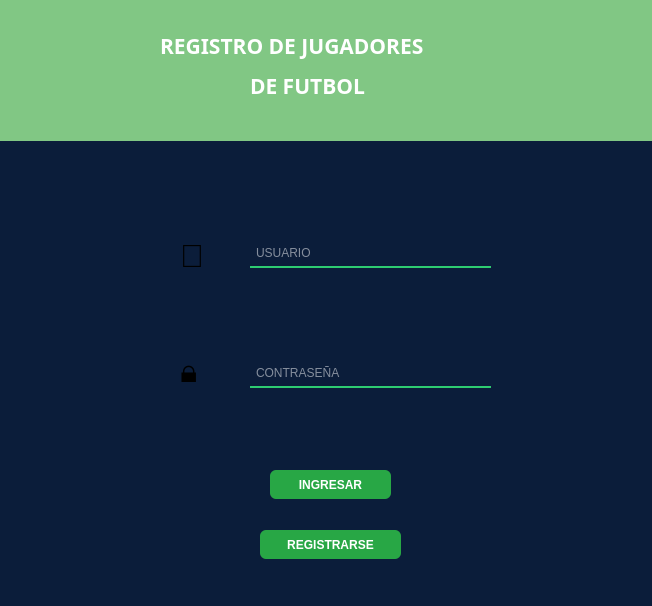
<?xml version="1.0" encoding="UTF-8"?>
<ui version="4.0">
 <class>login</class>
 <widget class="QDialog" name="login">
  <property name="geometry">
   <rect>
    <x>0</x>
    <y>0</y>
    <width>652</width>
    <height>606</height>
   </rect>
  </property>
  <property name="windowTitle">
   <string>Dialog</string>
  </property>
  <property name="styleSheet">
   <string notr="true">QWidget { background-color: #0b1d3a; /* fondo oscuro */ }</string>
  </property>
  <widget class="QPushButton" name="btnLogin">
   <property name="geometry">
    <rect>
     <x>270</x>
     <y>470</y>
     <width>121</width>
     <height>29</height>
    </rect>
   </property>
   <property name="styleSheet">
    <string notr="true">QPushButton { background-color: #28a745; /* verde brillante */ color: #ffffff; border-radius: 6px; padding: 6px 12px; font-weight: bold; } QPushButton:hover { background-color: #34d058; /* verde más claro */ } QPushButton:pressed { background-color: #1f3b60; /* azul intermedio */ }
     </string>
   </property>
   <property name="text">
    <string>INGRESAR</string>
   </property>
  </widget>
  <widget class="QPushButton" name="btnRegistrar">
   <property name="geometry">
    <rect>
     <x>260</x>
     <y>530</y>
     <width>141</width>
     <height>29</height>
    </rect>
   </property>
   <property name="styleSheet">
    <string notr="true">QPushButton { background-color: #28a745; /* verde brillante */ color: #ffffff; border-radius: 6px; padding: 6px 12px; font-weight: bold; } QPushButton:hover { background-color: #34d058; /* verde más claro */ } QPushButton:pressed { background-color: #1f3b60; /* azul intermedio */ }
     </string>
   </property>
   <property name="text">
    <string>REGISTRARSE</string>
   </property>
  </widget>
  <widget class="QLineEdit" name="txtUsuario">
   <property name="geometry">
    <rect>
     <x>250</x>
     <y>240</y>
     <width>241</width>
     <height>28</height>
    </rect>
   </property>
   <property name="styleSheet">
    <string notr="true">QLineEdit {
    background: transparent;
    border: none;
    border-bottom: 2px solid #2ecc71;
    color: black;
    padding: 4px;
}

QLineEdit:focus {
    border-bottom: 2px solid #27ae60;
}
QLineEdit {
    color: white;
    background: transparent;
    border: none;
    border-bottom: 2px solid #2ecc71;
    padding: 4px;
}

QLineEdit::placeholder {
    color: rgba(255, 255, 255, 120);
}
</string>
   </property>
   <property name="placeholderText">
    <string>USUARIO</string>
   </property>
  </widget>
  <widget class="QLineEdit" name="txtContrasenia">
   <property name="geometry">
    <rect>
     <x>250</x>
     <y>360</y>
     <width>241</width>
     <height>28</height>
    </rect>
   </property>
   <property name="styleSheet">
    <string notr="true">QLineEdit {
    background: transparent;
    border: none;
    border-bottom: 2px solid #2ecc71;
    color: black;
    padding: 4px;
}

QLineEdit:focus {
    border-bottom: 2px solid #27ae60;
}
QLineEdit {
    color: white;
    background: transparent;
    border: none;
    border-bottom: 2px solid #2ecc71;
    padding: 4px;
}

QLineEdit::placeholder {
    color: rgba(255, 255, 255, 120);
}

</string>
   </property>
   <property name="text">
    <string/>
   </property>
   <property name="echoMode">
    <enum>QLineEdit::EchoMode::Password</enum>
   </property>
   <property name="placeholderText">
    <string>CONTRASEÑA</string>
   </property>
  </widget>
  <widget class="QLabel" name="label">
   <property name="geometry">
    <rect>
     <x>180</x>
     <y>230</y>
     <width>41</width>
     <height>51</height>
    </rect>
   </property>
   <property name="font">
    <font>
     <pointsize>-1</pointsize>
    </font>
   </property>
   <property name="styleSheet">
    <string notr="true">QLabel {
    background: transparent;
    color: black;
    font-size: 32px;
}
</string>
   </property>
   <property name="text">
    <string>👤</string>
   </property>
  </widget>
  <widget class="QLabel" name="label_2">
   <property name="geometry">
    <rect>
     <x>180</x>
     <y>350</y>
     <width>41</width>
     <height>41</height>
    </rect>
   </property>
   <property name="styleSheet">
    <string notr="true">QLabel {
    background: transparent;
    color: black;
    font-size: 32px;
}
</string>
   </property>
   <property name="text">
    <string>🔒</string>
   </property>
   <property name="buddy">
    <cstring>txtContrasenia</cstring>
   </property>
  </widget>
  <widget class="QWidget" name="j" native="true">
   <property name="geometry">
    <rect>
     <x>-50</x>
     <y>0</y>
     <width>711</width>
     <height>141</height>
    </rect>
   </property>
   <property name="styleSheet">
    <string notr="true">QWidget {
    background-color: #81c784;   /* verde medio oscuro */
    color: #1b5e20;              /* verde muy oscuro para texto */
    
}
</string>
   </property>
   <widget class="QLabel" name="label_4">
    <property name="geometry">
     <rect>
      <x>210</x>
      <y>30</y>
      <width>381</width>
      <height>31</height>
     </rect>
    </property>
    <property name="font">
     <font>
      <family>Segoe MDL2 Assets</family>
      <pointsize>16</pointsize>
      <bold>true</bold>
     </font>
    </property>
    <property name="styleSheet">
     <string notr="true">QLabel {
    color: white;
    ;
    font-weight: bold;
    background: transparent;
}
</string>
    </property>
    <property name="text">
     <string>REGISTRO DE JUGADORES</string>
    </property>
   </widget>
   <widget class="QLabel" name="label_3">
    <property name="geometry">
     <rect>
      <x>300</x>
      <y>70</y>
      <width>171</width>
      <height>31</height>
     </rect>
    </property>
    <property name="font">
     <font>
      <family>Segoe MDL2 Assets</family>
      <pointsize>16</pointsize>
      <bold>true</bold>
     </font>
    </property>
    <property name="styleSheet">
     <string notr="true">QLabel {
    color: white;
    ;
    font-weight: bold;
    background: transparent;
}
</string>
    </property>
    <property name="text">
     <string>DE FUTBOL</string>
    </property>
   </widget>
  </widget>
 </widget>
 <resources/>
 <connections/>
</ui>
